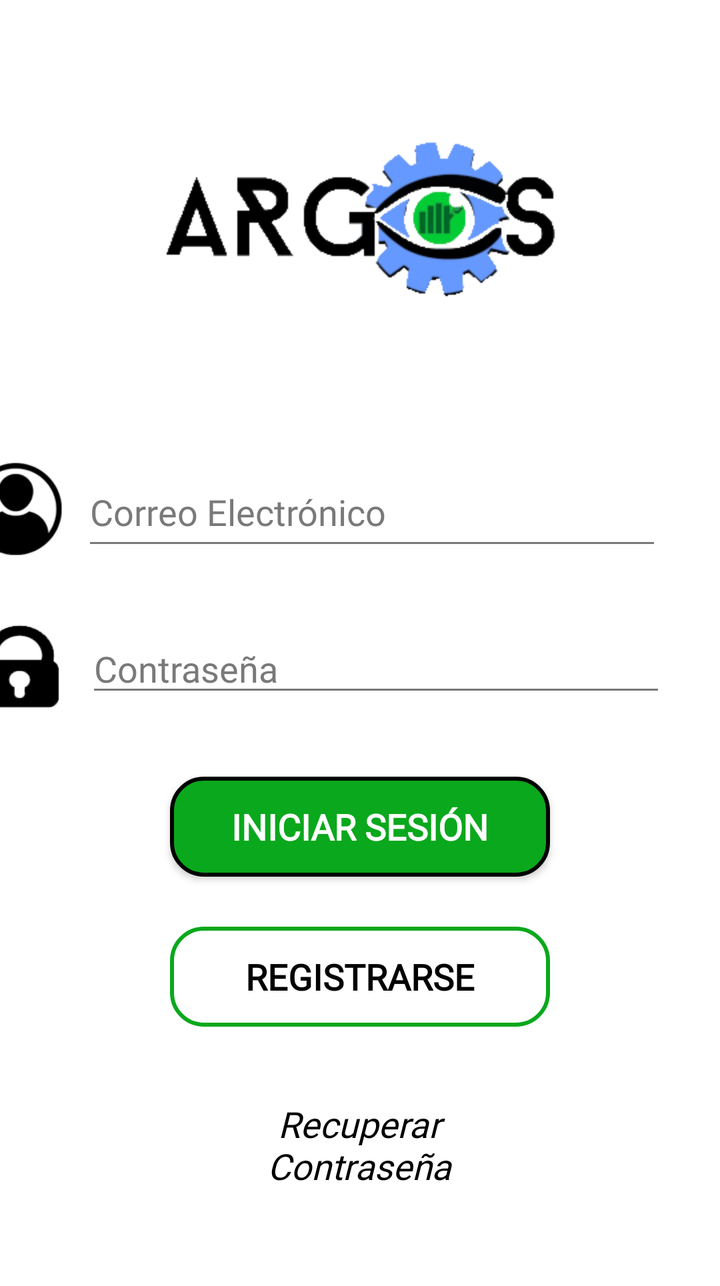
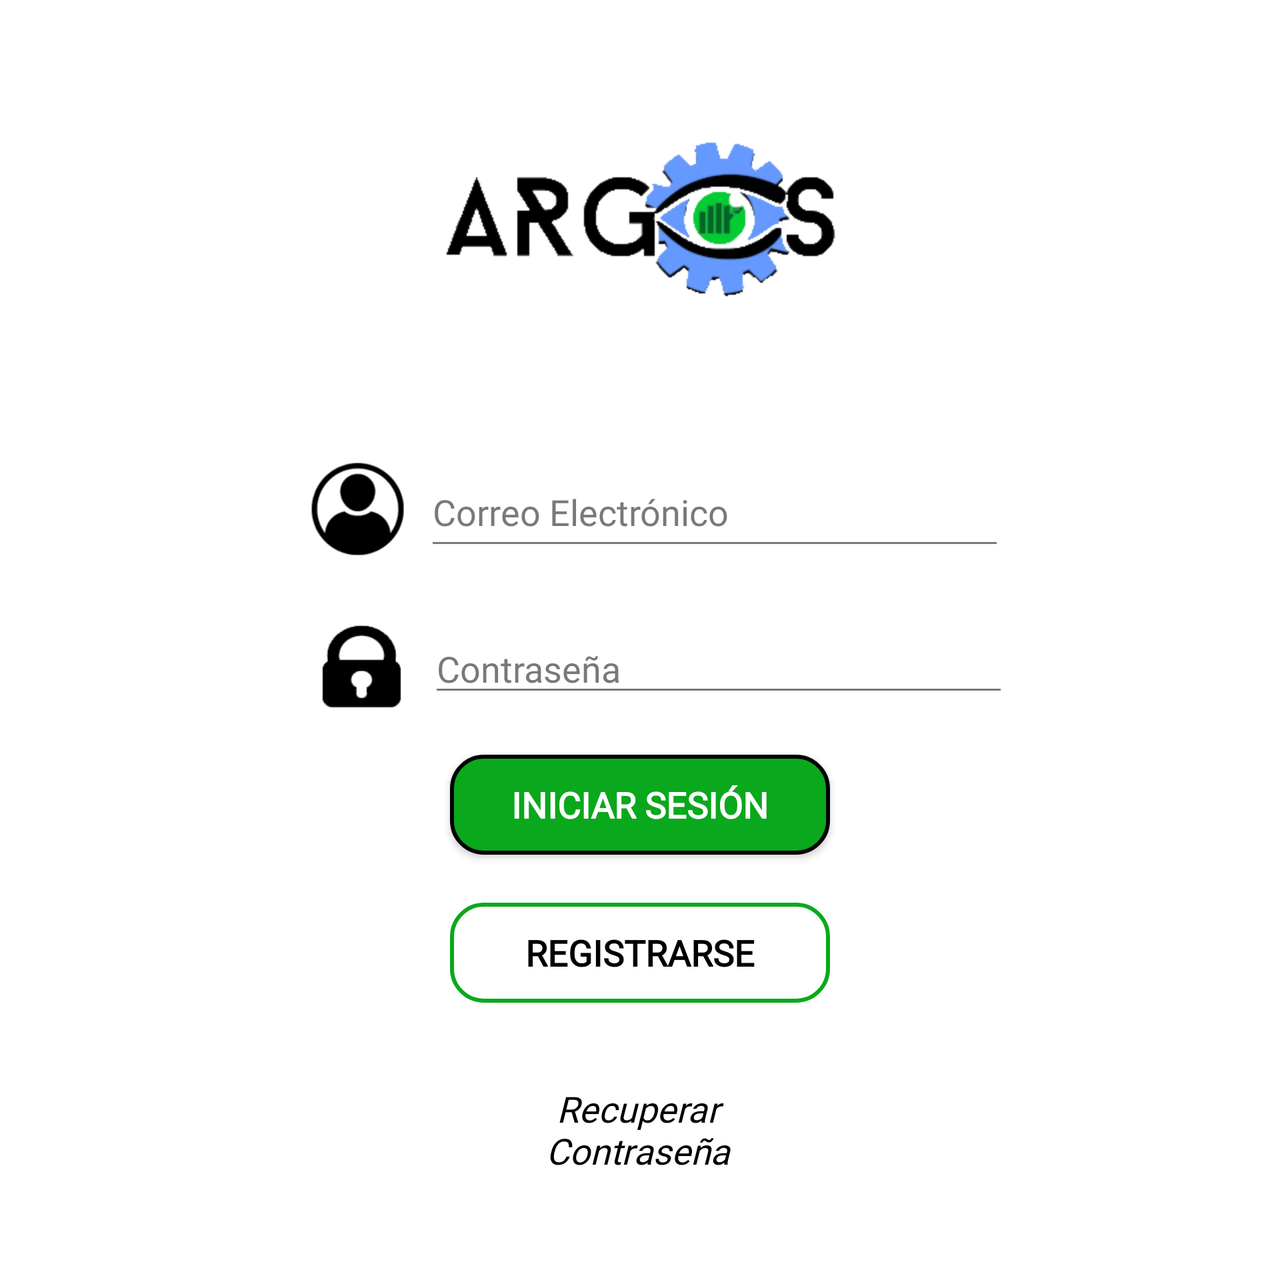

One screen, two layout resources from the same app: the default and the repository's alternative for another configuration. Each is rendered where Android would select it; the XML of both is given below.
<!-- AndroidManifest.xml: application theme Theme.AppCompat.NoActionBar -->
<!-- res/layout/iniciar_sesion.xml -->
<?xml version="1.0" encoding="utf-8"?>
<ScrollView xmlns:android="http://schemas.android.com/apk/res/android"
    xmlns:app="http://schemas.android.com/apk/res-auto"
    xmlns:tools="http://schemas.android.com/tools"
    android:id="@+id/panelPrincipal"
    android:layout_width="match_parent"
    android:layout_height="match_parent"
    android:background="#FFFFFF">

    <LinearLayout
        android:id="@+id/container"
        android:layout_width="match_parent"
        android:orientation="vertical"
        android:layout_height="wrap_content"
        tools:context=".InicioSesion">

        <androidx.constraintlayout.widget.ConstraintLayout
            android:layout_width="match_parent"
            android:layout_height="wrap_content">

            <ImageView
                android:id="@+id/imgArgos"
                android:layout_width="200dp"
                android:layout_height="200dp"
                android:layout_marginStart="8dp"
                android:layout_marginTop="10dp"
                android:layout_marginEnd="8dp"
                android:layout_marginBottom="3dp"
                android:contentDescription="@string/logoArgos"
                app:layout_constraintBottom_toBottomOf="parent"
                app:layout_constraintEnd_toEndOf="parent"
                app:layout_constraintStart_toStartOf="parent"
                app:layout_constraintTop_toTopOf="parent"
                app:srcCompat="@drawable/logo" />

        </androidx.constraintlayout.widget.ConstraintLayout>

        <androidx.constraintlayout.widget.ConstraintLayout
            android:layout_width="match_parent"
            android:layout_height="430dp">

            <ImageView
                android:id="@+id/imgUsuario"
                android:layout_width="50dp"
                android:layout_height="50dp"
                android:layout_marginStart="8dp"
                android:layout_marginTop="16dp"
                android:layout_marginEnd="8dp"
                android:contentDescription="@string/logoUsuario"
                app:layout_constraintEnd_toStartOf="@+id/txtCorreo"
                app:layout_constraintHorizontal_bias="1"
                app:layout_constraintStart_toStartOf="parent"
                app:layout_constraintTop_toTopOf="parent"
                app:srcCompat="@drawable/ic_usuario" />

            <EditText
                android:id="@+id/txtCorreo"
                android:layout_width="290dp"
                android:layout_height="51dp"
                android:layout_marginStart="8dp"
                android:layout_marginTop="16dp"
                android:layout_marginEnd="8dp"
                android:autofillHints="@string/correoElectronico"
                android:backgroundTint="#BF4B4C4B"
                android:ems="10"
                android:fontFamily="@font/marvel"
                android:hint="@string/correoElectronico"
                android:inputType="textEmailAddress"
                android:textColor="#000000"
                android:textColorHint="#BF4B4C4B"
                android:textCursorDrawable="@drawable/botonsolido"
                app:layout_constraintEnd_toEndOf="parent"
                app:layout_constraintHorizontal_bias="0.612"
                app:layout_constraintStart_toStartOf="parent"
                app:layout_constraintTop_toTopOf="parent" />

            <ImageView
                android:id="@+id/imgContrasena"
                android:layout_width="50dp"
                android:layout_height="50dp"
                android:layout_marginStart="8dp"
                android:layout_marginTop="20dp"
                android:layout_marginEnd="8dp"
                android:layout_marginBottom="136dp"
                android:contentDescription="@string/logoUsuario"
                app:layout_constraintBottom_toBottomOf="parent"
                app:layout_constraintEnd_toStartOf="@+id/txtContrasena"
                app:layout_constraintHorizontal_bias="1.0"
                app:layout_constraintStart_toStartOf="parent"
                app:layout_constraintTop_toBottomOf="@+id/imgUsuario"
                app:layout_constraintVertical_bias="0.056"
                app:srcCompat="@drawable/ic_contrasena" />

            <EditText
                android:id="@+id/txtContrasena"
                android:layout_width="290dp"
                android:layout_height="wrap_content"
                android:layout_marginTop="32dp"
                android:autofillHints="@string/contrasena"
                android:backgroundTint="#BF4B4C4B"
                android:ems="10"
                android:fontFamily="@font/marvel"
                android:hint="@string/contrasena"
                android:inputType="textPassword"
                android:textColor="#000000"
                android:textColorHint="#BF4B4C4B"
                android:textSize="18sp"
                app:layout_constraintEnd_toEndOf="parent"
                app:layout_constraintHorizontal_bias="0.612"
                app:layout_constraintStart_toStartOf="parent"
                app:layout_constraintTop_toBottomOf="@+id/txtCorreo" />

            <Button
                android:id="@+id/btnIniciarSesion"
                android:layout_width="190dp"
                android:layout_height="50dp"
                android:layout_marginStart="8dp"
                android:layout_marginTop="35dp"
                android:layout_marginEnd="8dp"
                android:background="@drawable/botonsolido"
                android:fontFamily="@font/marvel"
                android:onClick="ingresar"
                android:text="@string/ingresar"
                android:textSize="18sp"
                android:textStyle="bold"
                app:layout_constraintEnd_toEndOf="parent"
                app:layout_constraintStart_toStartOf="parent"
                app:layout_constraintTop_toBottomOf="@+id/txtContrasena" />

            <Button
                android:id="@+id/btnRegistrarse"
                android:layout_width="190dp"
                android:layout_height="50dp"
                android:layout_marginStart="8dp"
                android:layout_marginTop="25dp"
                android:layout_marginEnd="8dp"
                android:background="@drawable/botonvacio"
                android:fontFamily="@font/marvel"
                android:onClick="registrar"
                android:text="@string/registrar"
                android:textColor="#000000"
                android:textSize="18sp"
                android:textStyle="bold"
                app:layout_constraintEnd_toEndOf="parent"
                app:layout_constraintStart_toStartOf="parent"
                app:layout_constraintTop_toBottomOf="@+id/btnIniciarSesion" />

            <TextView
                android:id="@+id/lblRecuperarContrasena"
                android:layout_width="wrap_content"
                android:layout_height="wrap_content"
                android:layout_marginStart="8dp"
                android:layout_marginTop="24dp"
                android:layout_marginEnd="8dp"
                android:ems="8"
                android:fontFamily="@font/marvel"
                android:text="@string/recuperarPass"
                android:textAlignment="center"
                android:textColor="#000000"
                android:textSize="18sp"
                android:textStyle="italic"
                app:layout_constraintBottom_toBottomOf="parent"
                app:layout_constraintEnd_toEndOf="parent"
                app:layout_constraintHorizontal_bias="0.497"
                app:layout_constraintStart_toStartOf="parent"
                app:layout_constraintTop_toBottomOf="@+id/btnRegistrarse"
                app:layout_constraintVertical_bias="0.207" />
        </androidx.constraintlayout.widget.ConstraintLayout>

    </LinearLayout>

</ScrollView>
<!-- resources referenced by this layout -->
<resources>
  <!-- drawable botonsolido (drawable) -->
  <?xml version="1.0" encoding="utf-8"?>
  <shape xmlns:android="http://schemas.android.com/apk/res/android">
      <corners android:radius="16dp"/>
      <solid android:color="#0AA81C"/>
      <stroke
          android:width="2dp"
          android:color="#000000"/>
  </shape>
  <!-- drawable botonvacio (drawable) -->
  <?xml version="1.0" encoding="utf-8"?>
  <shape xmlns:android="http://schemas.android.com/apk/res/android">
      <corners android:radius="16dp"/>
      <stroke
          android:width="2dp"
          android:color="#0AA81C"/>
  </shape>
  <!-- drawable ic_contrasena: png bitmap (drawable, 5991 bytes) -->
  <!-- drawable ic_usuario: png bitmap (drawable, 5523 bytes) -->
  <!-- drawable logo: png bitmap (drawable, 33580 bytes) -->
  <string name="contrasena">Contraseña</string>
  <string name="correoElectronico">Correo Electrónico</string>
  <string name="ingresar">Iniciar Sesión</string>
  <string name="logoArgos">Logotipo de aplicación</string>
  <string name="logoUsuario">Logo de usuario</string>
  <string name="recuperarPass">Recuperar Contraseña</string>
  <string name="registrar">Registrarse</string>
</resources>
<!-- res/layout-land/iniciar_sesion.xml (the repository's variant of the layout above) -->
<!-- drawn on the phone turned sideways -->
<?xml version="1.0" encoding="utf-8"?>
<ScrollView xmlns:android="http://schemas.android.com/apk/res/android"
    xmlns:app="http://schemas.android.com/apk/res-auto"
    xmlns:tools="http://schemas.android.com/tools"
    android:id="@+id/panelPrincipal"
    android:layout_width="match_parent"
    android:layout_height="match_parent"
    android:background="#FFFFFF">

    <LinearLayout
        android:id="@+id/container"
        android:layout_width="match_parent"
        android:orientation="vertical"
        android:layout_height="wrap_content"
        tools:context=".InicioSesion">

        <androidx.constraintlayout.widget.ConstraintLayout
            android:layout_width="match_parent"
            android:layout_height="wrap_content">

            <ImageView
                android:id="@+id/imgArgos"
                android:layout_width="200dp"
                android:layout_height="200dp"
                android:layout_marginStart="8dp"
                android:layout_marginTop="10dp"
                android:layout_marginEnd="8dp"
                android:layout_marginBottom="3dp"
                android:contentDescription="@string/logoArgos"
                app:layout_constraintBottom_toBottomOf="parent"
                app:layout_constraintEnd_toEndOf="parent"
                app:layout_constraintStart_toStartOf="parent"
                app:layout_constraintTop_toTopOf="parent"
                app:srcCompat="@drawable/logo" />

        </androidx.constraintlayout.widget.ConstraintLayout>

        <androidx.constraintlayout.widget.ConstraintLayout
            android:layout_width="match_parent"
            android:layout_height="430dp">

            <ImageView
                android:id="@+id/imgUsuario"
                android:layout_width="50dp"
                android:layout_height="50dp"
                android:layout_marginStart="8dp"
                android:layout_marginTop="16dp"
                android:layout_marginEnd="8dp"
                android:contentDescription="@string/logoUsuario"
                app:layout_constraintEnd_toStartOf="@+id/txtCorreo"
                app:layout_constraintHorizontal_bias="1"
                app:layout_constraintStart_toStartOf="parent"
                app:layout_constraintTop_toTopOf="parent"
                app:srcCompat="@drawable/ic_usuario" />

            <EditText
                android:id="@+id/txtCorreo"
                android:layout_width="290dp"
                android:layout_height="51dp"
                android:layout_marginStart="8dp"
                android:layout_marginTop="16dp"
                android:layout_marginEnd="8dp"
                android:autofillHints="@string/correoElectronico"
                android:backgroundTint="#BF4B4C4B"
                android:ems="10"
                android:fontFamily="@font/marvel"
                android:hint="@string/correoElectronico"
                android:inputType="textEmailAddress"
                android:textColor="#000000"
                android:textColorHint="#BF4B4C4B"
                android:textCursorDrawable="@drawable/botonsolido"
                app:layout_constraintEnd_toEndOf="parent"
                app:layout_constraintHorizontal_bias="0.612"
                app:layout_constraintStart_toStartOf="parent"
                app:layout_constraintTop_toTopOf="parent" />

            <ImageView
                android:id="@+id/imgContrasena"
                android:layout_width="50dp"
                android:layout_height="50dp"
                android:layout_marginStart="8dp"
                android:layout_marginTop="20dp"
                android:layout_marginEnd="8dp"
                android:layout_marginBottom="136dp"
                android:contentDescription="@string/logoUsuario"
                app:layout_constraintBottom_toBottomOf="parent"
                app:layout_constraintEnd_toStartOf="@+id/txtContrasena"
                app:layout_constraintHorizontal_bias="1.0"
                app:layout_constraintStart_toStartOf="parent"
                app:layout_constraintTop_toBottomOf="@+id/imgUsuario"
                app:layout_constraintVertical_bias="0.056"
                app:srcCompat="@drawable/ic_contrasena" />

            <EditText
                android:id="@+id/txtContrasena"
                android:layout_width="290dp"
                android:layout_height="wrap_content"
                android:layout_marginTop="32dp"
                android:autofillHints="@string/contrasena"
                android:backgroundTint="#BF4B4C4B"
                android:ems="10"
                android:fontFamily="@font/marvel"
                android:hint="@string/contrasena"
                android:inputType="textPassword"
                android:textColor="#000000"
                android:textColorHint="#BF4B4C4B"
                android:textSize="18sp"
                app:layout_constraintEnd_toEndOf="parent"
                app:layout_constraintHorizontal_bias="0.612"
                app:layout_constraintStart_toStartOf="parent"
                app:layout_constraintTop_toBottomOf="@+id/txtCorreo" />

            <Button
                android:id="@+id/btnIniciarSesion"
                android:layout_width="190dp"
                android:layout_height="50dp"
                android:layout_marginStart="8dp"
                android:layout_marginTop="24dp"
                android:layout_marginEnd="8dp"
                android:background="@drawable/botonsolido"
                android:fontFamily="@font/marvel"
                android:onClick="ingresar"
                android:text="@string/ingresar"
                android:textSize="18sp"
                android:textStyle="bold"
                app:layout_constraintEnd_toEndOf="parent"
                app:layout_constraintStart_toStartOf="parent"
                app:layout_constraintTop_toBottomOf="@+id/txtContrasena" />

            <TextView
                android:id="@+id/lblRecuperarContrasena"
                android:layout_width="wrap_content"
                android:layout_height="wrap_content"
                android:layout_marginStart="8dp"
                android:layout_marginTop="24dp"
                android:layout_marginEnd="8dp"
                android:layout_marginBottom="8dp"
                android:ems="8"
                android:fontFamily="@font/marvel"
                android:text="@string/recuperarPass"
                android:textAlignment="center"
                android:textColor="#000000"
                android:textSize="18sp"
                android:textStyle="italic"
                app:layout_constraintBottom_toBottomOf="parent"
                app:layout_constraintEnd_toEndOf="parent"
                app:layout_constraintHorizontal_bias="0.497"
                app:layout_constraintStart_toStartOf="parent"
                app:layout_constraintTop_toBottomOf="@+id/btnRegistrarse"
                app:layout_constraintVertical_bias="0.257" />

            <Button
                android:id="@+id/btnRegistrarse"
                android:layout_width="190dp"
                android:layout_height="50dp"
                android:layout_marginStart="8dp"
                android:layout_marginTop="24dp"
                android:layout_marginEnd="8dp"
                android:background="@drawable/botonvacio"
                android:fontFamily="@font/marvel"
                android:onClick="registrar"
                android:text="@string/registrar"
                android:textColor="#000000"
                android:textSize="18sp"
                android:textStyle="bold"
                app:layout_constraintEnd_toEndOf="parent"
                app:layout_constraintStart_toStartOf="parent"
                app:layout_constraintTop_toBottomOf="@+id/btnIniciarSesion" />

        </androidx.constraintlayout.widget.ConstraintLayout>

    </LinearLayout>

</ScrollView>
